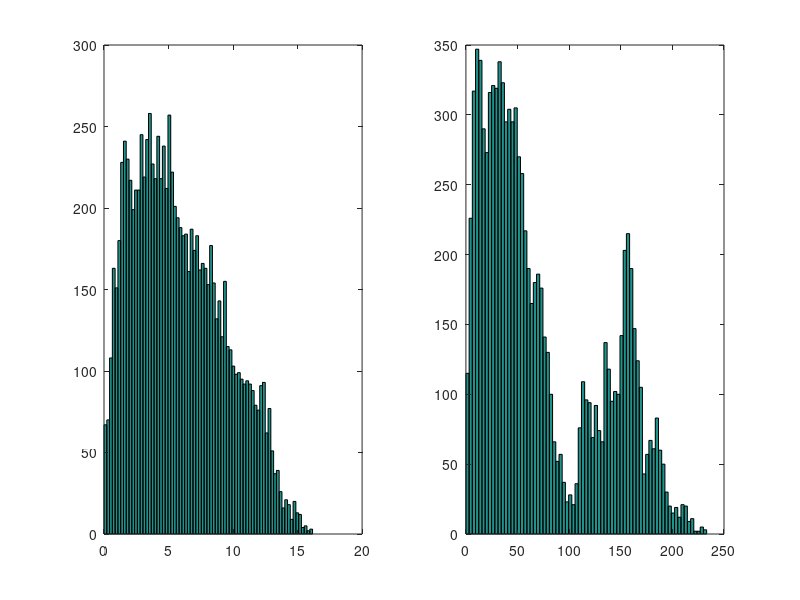
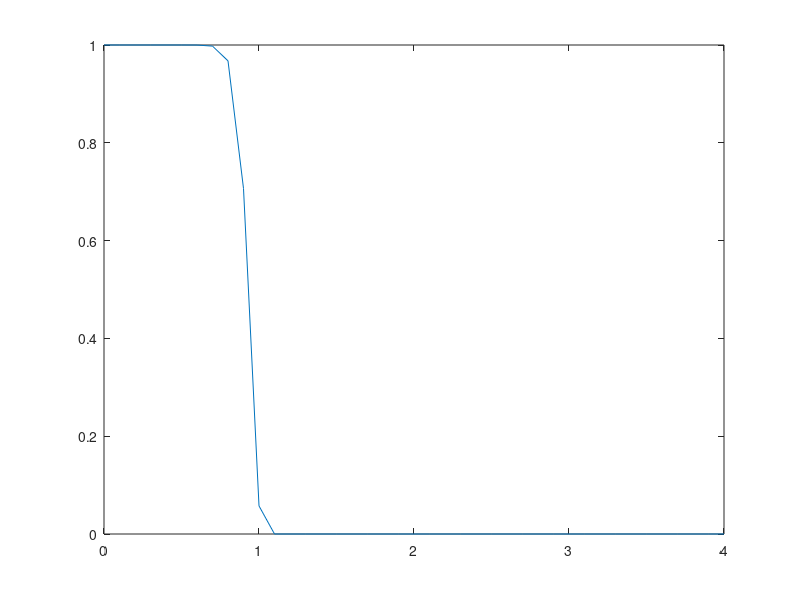

The MATLAB source for these figures, in order:
clc
clear all

Ws=[.35 2.085];

figure(1)
clf
N=10000;

sumvec=zeros(N,2);

for w=1:2
    W=Ws(w);
    invcdfboltz=@(x) -W*log(1-x)
    %sumvec(:,w)=cumsum(sign(rand(N,1)-.5).*invcdfboltz(.95*rand(N,1)));
    for t=2:N
        step=invcdfboltz(.95*rand);
        if sumvec(t-1,w)-step<0
            sumvec(t,w)=sumvec(t-1,w)+step;
        else
            sumvec(t,w)=sumvec(t-1,w)+sign(rand-.5)*step;
        end
    end
end

subplot(1,2,1)
hist((sumvec(:,1)),75)

subplot(1,2,2)
hist((sumvec(:,2)),75)


figure(2)
clf
t=0:.1:4;

plot(t,exp(-t.^20/.35))
